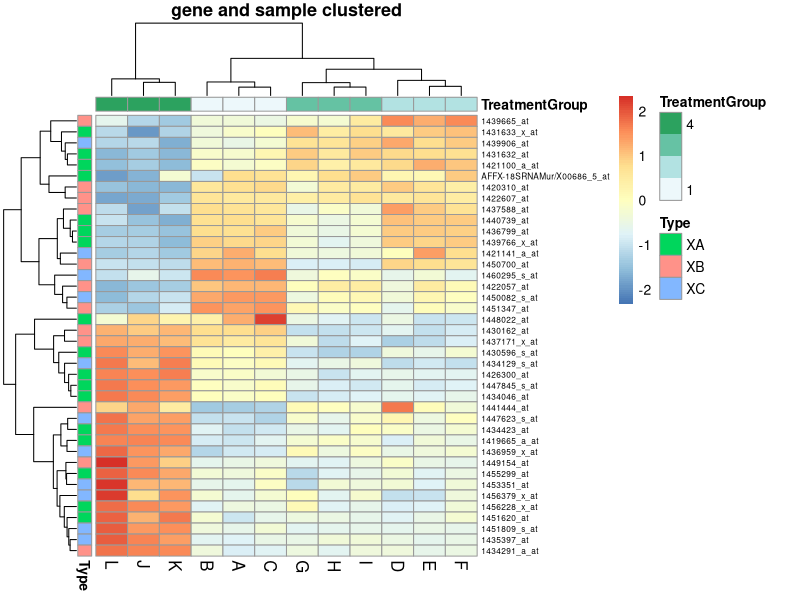
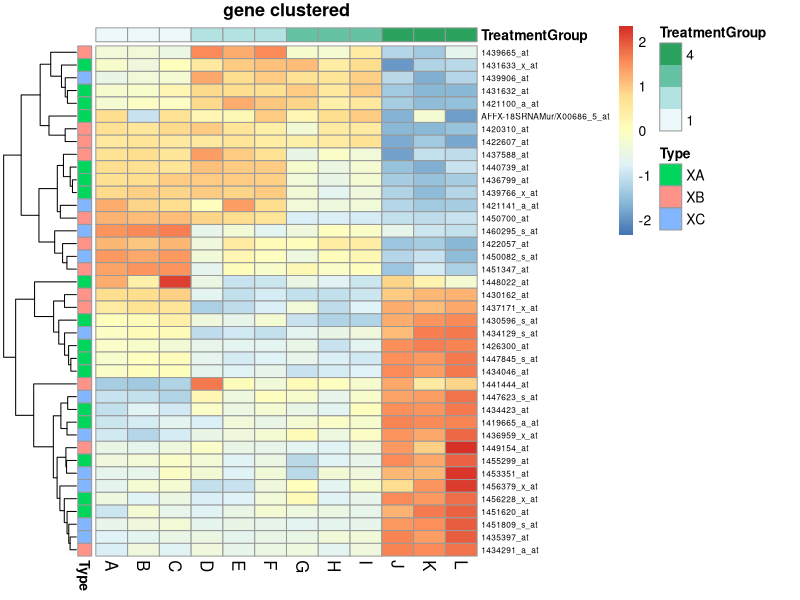

These figures' R source, in order:
####################################
#     RDS Class Assignment         #
#     Author: B196466              #
#     Date:28/11/2021              #
####################################

#Guideline

#Often when working with data we are interested in using R to build data visualisations.
#We have data for the processed numerical data for plotting.
#We have annotation data that will allow us to build gene and sample names.
#Each row in the annotation has a gene name and each row has a row name, as well as other information.
#We have a list which is a collection of row names for each element we need to plot.
#Each row in the processed numerical data has a unique identifier-the row name. This can be used to uniquely index each row in R.
#The elements of the gene list match the row name in the data table and the same gene listed more than once in the gene list.
#Not all Genes have a Gene name but all have a unique identifier.


###############################
#First part: Accessing the Data
###############################
#Firstly, we need to create a directory and change our working directory there.
#Then copy the file which we need to our working directory and unzip it.
#In terminal, For example, like the following:
#mkdir assignment 
#cd  assignment
#cp -R /shared_files/RDS_assignment/s2170612_files.zip .
#unzip s2170612_files.zip
#So now we have the information about the files that we need to make the plot. We can then bring the data into R.
#And in R, we need to input "setwd("~/assignment")" to set it as our working directory.

#Note: We can use ls() and dir() to check the files in the workspace.
dir()


#####################################
#Second part: Loading Data into R.   
#####################################
#Note: If you put the files in another location, please adjust the paths
#Note: We are now using relative paths so if the data folder is moved all the code will still work!
#Note: We can use head() and tail() command for checking tables.
#Note: We can use class() and typeof() to check the types of the objects created.

#The input data table which called “data_all.csv” is numerical data with row 1 containing sample names and column 1 containing gene names.
data<-read.csv("data_all.csv",header = T,row.names = 1)
#check the file result
head(data)
#check the types of the objects created
class(data)

#There is a table “gene_annotation.csv” containing gene annotation.
gene<-read.csv("gene_annotation.csv")
#check the file result
head(gene)
#check the types of the objects created
class(gene)

#There is a table “sample_annotation.csv” containing sample annotation.
sample<-read.csv("sample_annotation.csv")
#check the file result
head(sample)
#check the types of the objects created
class(sample)

#The last file provides a list of genes to use for plotting which called “genelist_s2170612.txt”.
genelist<-read.csv("genelist_s2170612.txt")
#check the file result
head(genelist)
#check the types of the objects created
class(genelist)


######################################
#Third part:De-duplicate genelist name
######################################
#Select the required data for the plot and only those genes on the “genelist_s2170612.txt” need to be plotted. 
#Each gene should only appear once on the final plot for some of the genelist ID are not unique.

#we can remove the ‘duplicate’ elements using the command duplicated()

#show duplicated genelist and set as "index"
index<-duplicated(genelist$"x")
#check the contents of genelist$"x"
print(genelist$"x")
#check the types of the objects created
class(genelist$"x")
#It returns a logical vector TRUE, FALSE, TRUE that indicates which elements are unique
#Then just remove the FALSE elements by indexing with the logical vector

#use to "index" to remove duplicated genelist name in the file “genelist_s2170612.txt” and set as "new_genelist"
#Notice here we use the “!” operator to reverse the logical vector
new_genelist<-genelist[!index,]
#check the contents of index
print(index)
#check the types of the objects created
class(index)
#check the contents of !index
print(!index)
#check the types of the objects created
class(!index)
#Take care otherwise we keep the duplicates and discard the unique IDs!
#check the contents of new_genelist 
print(new_genelist)
#check the types of the objects created
class(new_genelist)

#former genelist number 
nrow(genelist)
#new genelist number
length(new_genelist)

#Now we can see that there is one gene duplicated

#Use new_genelist as an index to pull out only those elements needed for printing and set as "new_data"
new_data<-data[new_genelist,]
#check the contents of new_data
head(new_data)
#check the types of the objects created
class(new_data)


######################################
#Fourth part: plot annotate
######################################
#Note: We can also use the rownames() and colnames() to check its rownames and colnames.

#annotate each gene row with the type of gene (XA, XB or XC)  
#set the rownames
rownames(gene)<- gene$LongName
#check the rownames of gene
head(rownames(gene))

#change "Type" as string style
row_annotation=as.data.frame(gene['Type'])
#check row_annotation 
head(row_annotation)
#check the types of the objects created
class(row_annotation)

#annotate each sample with the treatment group 
#set the rownames
rownames(sample)<- sample$SampleName
#Check the rownames of sample
head(rownames(sample))

#change "TreatmentGroup" as string style
col_annotation=as.data.frame(sample['TreatmentGroup'])
#check col_annotation 
head(col_annotation)
#check the types of the objects created
class(col_annotation)

####################################
#Fifth part:Rename the gene names
####################################
#rename the gene names with the “LongName” from the gene annotation table

#Use new_genelist as an index to pull out only those elements needed for printing and set as "new_gene"
new_gene<-gene[new_genelist,]
#check new gene
head(new_gene)
#check the types of the objects created
class(new_gene)

#set the rownames
rownames(new_data)=new_gene$LongName
#Check the rownames of data
head(rownames(new_data))


###############################
#Sixth part:Create two heatmaps
###############################
#quote "pheatmap" function
library(pheatmap)

#pheatmap which both the genes and the samples are clustered
#`annotation_col` means column annotation, `annotation_row` means row annotation,`fontsize_row` means row size,`fontsize_col`means column size, `scale='row'`means parameters to normalise rows and `main`means title.
pheatmap(new_data,annotation_col=col_annotation,annotation_row=row_annotation,fontsize_row = 6,fontsize_col=12,scale='row',main='gene and sample clustered',cluster_cols=TRUE)

#pheatmap which only the genes are clustered
pheatmap(new_data,annotation_col=col_annotation,annotation_row=row_annotation,fontsize_row = 6,fontsize_col=12,scale='row',main='gene clustered',cluster_cols=FALSE)

#Visual and aesthetic presentation of expression levels of multiple genes in multiple samples by using colour. Use colour gradients and similarity to reflect similarities and differences in the data.
#Cluster analysis essentially uses the degree of difference or similarity between two groups of values as a basis for clustering multiple groups of values in a hierarchical manner in order to ultimately obtain the clustering distances between samples.

#We can see that "Type" and "TreatmentGroup" are very useful annotations. 
#1.Different "Treatment" change the expression level of different gene samples which increases some genes, decreases others. The Treatment 4 has the maximum impact and the treatment 1,2,3 have the similar result 
#2.Some genes with similar function cluster together for example(1440739_at and 1436799_at) 
#3.In the treatment 1,2,3, the expression level of Type XB gene is higher than that of Type XA and XC gene. 4. In the treatment 
#4, the expression level of Type XA gene is higher than that of Type XB and XC gene.


